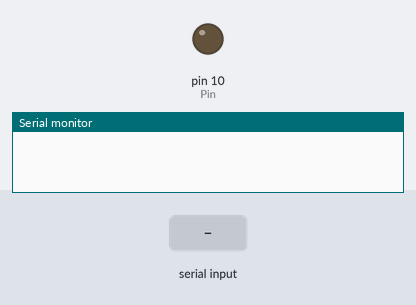
Simulated run of this sketch. Board: Arduino Uno, built with avr-gcc and run on an emulated ATmega328P. Shown: output pins drawn as LEDs (lit = HIGH), the last lines printed to the serial monitor. The test bench sets the inputs (shaded band).

Above: at 1.2 s.
1.3 s: "A" received over Serial
At 1.6 s:
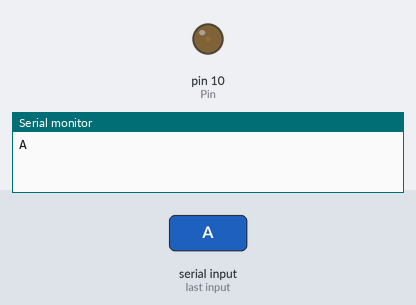
2.8 s: "B" received over Serial
At 3.9 s:
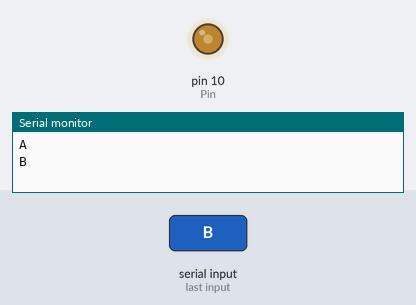
4.3 s: "C" received over Serial
At 5.1 s:
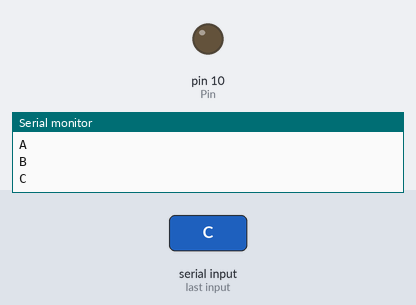
Timing chart, 0 to 7.3 s (numbered marks = the images above; inputs shaded):
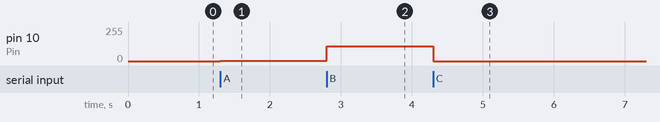

Measured:
- after the input at 1.3 s, pin 10 (Pin): 0/255 → 1/255 at once
- after the input at 2.8 s, pin 10 (Pin): 1/255 → 112/255 at once
- after the input at 4.3 s, pin 10 (Pin): 112/255 → 0/255 at once

The sketch:

electroiman.ino
```cpp
int Pin = 10;
void setup() {
  pinMode(Pin, OUTPUT);
  Serial.begin(9600);
  Serial.setTimeout(50);
}

void loop() {
  if (Serial.available())
   {
      char data = Serial.read();
      if (data == 'A' )
      {
         analogWrite(Pin, HIGH);
         Serial.println(data);


      }
      if (data == 'B' )
      {
         analogWrite(Pin, 112);
         Serial.println(data);
      }
      if (data == 'C' )
      {
         analogWrite(Pin, LOW);
         Serial.println(data);
      }
   }

}
```
